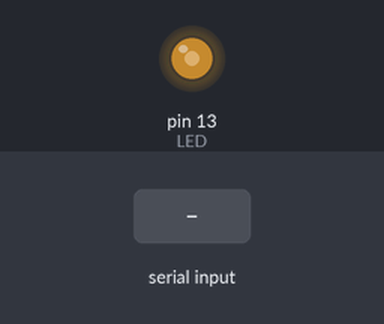
This sketch was run on a simulated Arduino Uno, built with avr-gcc and run on an emulated ATmega328P. Shown: output pins drawn as LEDs (lit = HIGH). The inputs (shaded band) are chosen by the test bench.

Above: at 1.2 s.
1.3 s: "1" received over Serial
At 2.34 s:
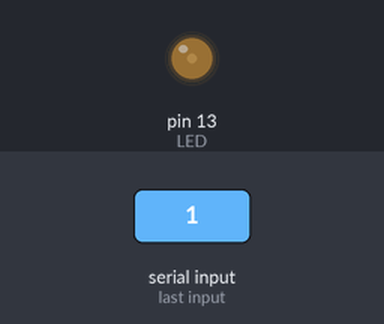
Timing chart, 0 to 10.3 s (numbered marks = the images above; inputs shaded):
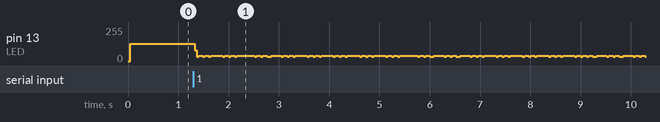

The sketch:

LED_PWM_Serial.ino
```cpp
// 定义引脚13为LED
#define LED 13

// 声明变量interval为整型，并标记为volatile
volatile int interval = 1;

void setup() {
  // 在此放置设置代码，仅运行一次
  // 设置引脚13为输出模式
  pinMode(LED, OUTPUT);

  // 初始化串行通信，波特率为9600
  Serial.begin(9600);
}

void loop() {
  int input = 0;

  // 在此放置主要代码，重复运行
  // 如果串行端口可用
  if (Serial.available()){
    // 读取串行数据到input
    input = Serial.read();
    // 如果input为'1'
    if (input == '1'){
      // interval增加5，限制在1到41之间
      interval = constrain(interval+5, 1, 41);
    } else {
      // interval减少5，限制在1到41之间
      interval = constrain(interval-5, 1, 41);
    }
  }

  // 将LED引脚输出高电平
  digitalWrite(LED, HIGH);
  // 延迟1毫秒
  delay(1);
  // 将LED引脚输出低电平
  digitalWrite(LED, LOW);
  // 延迟interval毫秒
  delay(interval);
}
```
